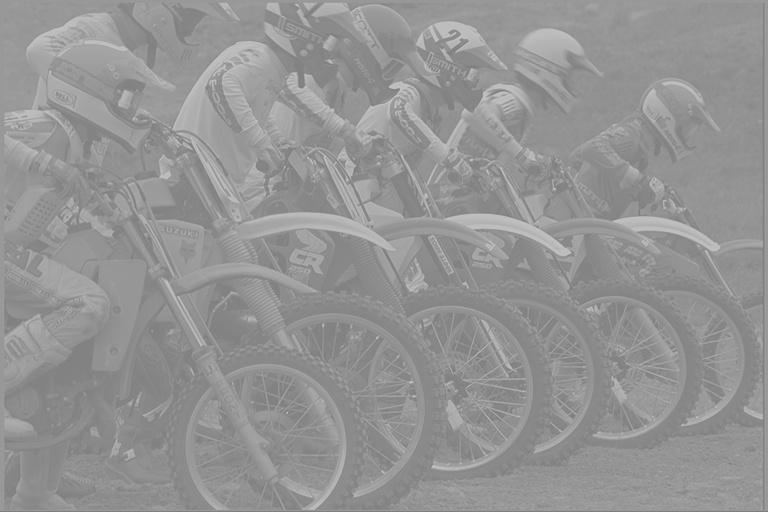
#> input picture pythonProject/data/kodim05.jpg, 768 x 512 px
$ python Histogram.py
#> lines starting #> are read from the running program, lines starting #| are printed output that depends on the picture
import cv2
import numpy as np
from matplotlib import pyplot as plt
plt.rcParams['figure.figsize'] = [15, 5]
from time import time

img = cv2.imread('data/kodim05.jpg')
#> img is the input picture: shape (512, 768, 3); min 122, max 196, mean 147.8
img = cv2.cvtColor(img, cv2.COLOR_BGR2GRAY)
#> img: shape (512, 768)

plt.imshow(img, cmap='gray', vmin=0, vmax=255)
plt.show()

# Строим гистограмму. Количество всех пикселей по каждому цвету
start = time()
rows, cols = img.shape
#> rows = 512; cols = 768
hist = np.zeros(256)
for r in range(rows):
    for c in range(cols):
        hist[img[r,c]] = hist[img[r,c]] + 1
#> after the loop, hist = 256 values, max 16606 at index 147, min 0 at index 0, mean 1536
print('Elapsed time:', time() - start)
plt.plot(np.arange(0, 256), hist)
plt.grid(True)
plt.xlabel('Pixel color'), plt.ylabel('Number of pixels')
plt.show()
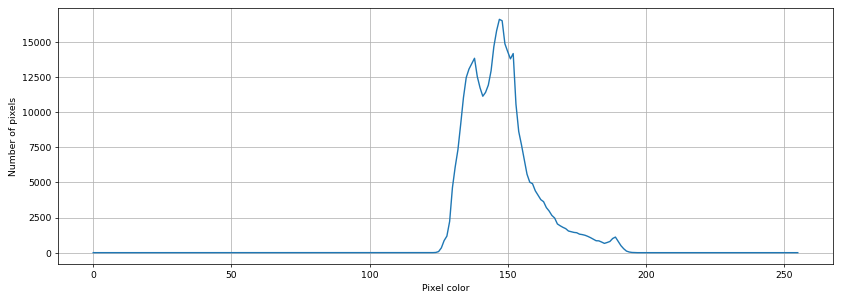
#> figure drawn by matplotlib, 1 panel; curve peaks at x = 147, y = 16606

# На основе данных с гистограммы узнгаем функцию cdf.
cdf = np.zeros(256)
for idx, h in enumerate(hist):
    # Делаем сумму цветов по каждому пикселю начиная от 0 до индекса+1. Таким образом строится функция cdf
    cdf[idx] = np.sum(hist[0:idx+1])
#> after the loop, cdf = 256 values from 0 to 393216
# Нормализуем функцию cdf к от 0 до 1
cdf = cdf/np.sum(hist)
#> cdf = 256 values from 0 to 1
plt.plot(cdf), plt.grid(True)
plt.xlabel('Pixel color'), plt.ylabel('CDF')
plt.show()
#> figure, not shown here; curve peaks at x = 196, y = 1


# На основе функции cdf вытягиваем наш результат. Грубо говоря избавляемся от неиспользуемых цветов и другие часто используемые цвета выравниваем с не часто использемыми
equalized = np.zeros((rows, cols), dtype=np.uint8)#Заполнили массив по количеству строк и колонок с возможными значениями 0-255
for r in range(rows):
    for c in range(cols):
        # Берем каждый пиксель картинки и в зависимости от цвета этого пикселя(к примеру 123) берем значение из массива функции cdf(123).Так как до этого по функции cdf мы посчитали сумму всех цветов пикеселей так вытягивается график нужных цветов
        # Все что было не белое но приблеженное к белому, то становится более светлее, а все что было приблеженное к черному становется темнее
        equalized[r,c] = 255*cdf[img[r,c]]
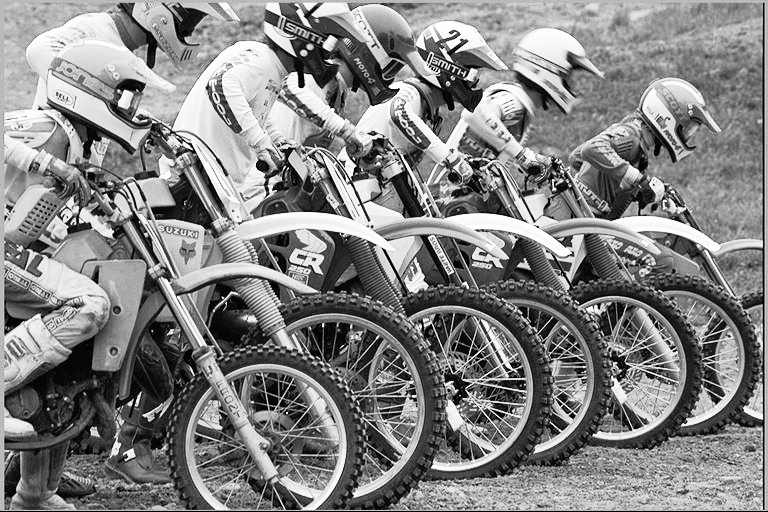
#> equalized: shape (512, 768); min 0, max 255, mean 130.5

plt.subplot(121), plt.imshow(img, cmap='gray', vmin=0, vmax=255)
plt.subplot(122), plt.imshow(equalized, cmap='gray', vmin=0, vmax=255)
plt.show()
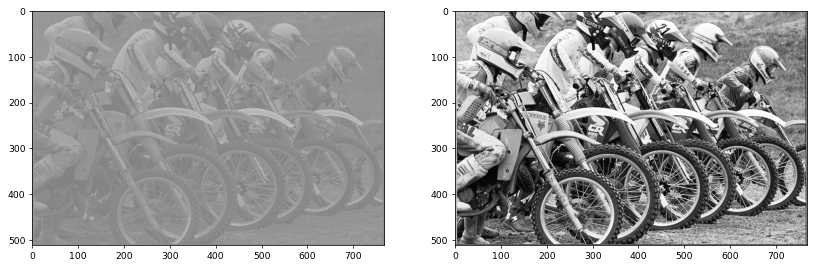
#> figure drawn by matplotlib, 2 panels

# ------------------------------------------------------------------->
# Выше не ефективный способ, долгое вычисление. В нампай есть быстрый метод получения гистограм, еквалайзор(выравнивание по цветам) гистограм без циклов фор.
start = time()
hist, bins = np.histogram(img.ravel(), bins=256, range=(0,255))
#> bins = 257 values from 0 to 255
# Разница в скорости на моем пк
# Elapsed time: 0.1294398307800293
# Elapsed time: 0.00633549690246582
print('Elapsed time:', time() - start)
plt.plot(bins[0:-1]+0.5, hist), plt.grid(True)
plt.show()
#> figure, not shown here; curve peaks at x = 146.9, y = 16606

dst = cv2.equalizeHist(img)
plt.subplot(121), plt.imshow(img, cmap='gray', vmin=0, vmax=255)
plt.subplot(122), plt.imshow(dst, cmap='gray', vmin=0, vmax=255)
plt.show()

# -------------------------------------------------------------------->
# Проблема евалицации гистограммы
img = cv2.imread('data/tire.png')
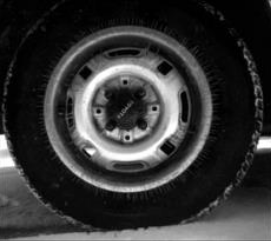
#> input picture pythonProject/data/tire.png, 271 x 241 px
#> img is the input picture: shape (241, 271, 3); min 0, max 255, mean 53.3
img = cv2.cvtColor(img, cv2.COLOR_BGR2GRAY)
#> img: shape (241, 271)

plt.subplot(121), plt.imshow(img, cmap='gray', vmin=0, vmax=255)
plt.subplot(122), plt.imshow(cv2.equalizeHist(img), cmap='gray', vmin=0, vmax=255)
plt.show()
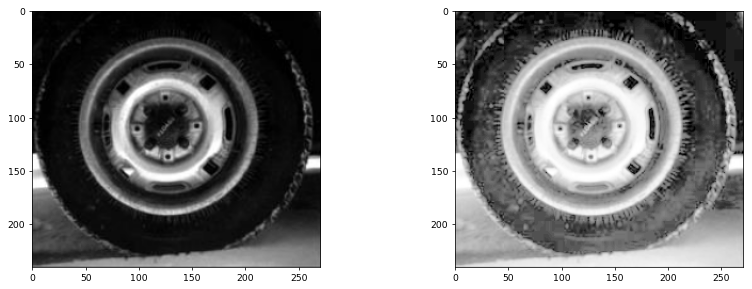
#> figure drawn by matplotlib, 2 panels

# Видно из графика проблему. Черный растет слишком агресивно
hist, bins = np.histogram(img.ravel(), bins=256, range=(0,255))
#> hist = 256 values, max 2615 at index 2, min 20 at index 240, mean 255.1
cdf = np.cumsum(hist/np.sum(hist))
#> cdf = 256 values from 0.0165 to 1
plt.plot(255*cdf), plt.axis('square'), plt.grid(True)
plt.xlabel('Input'), plt.ylabel('Output')
plt.show()
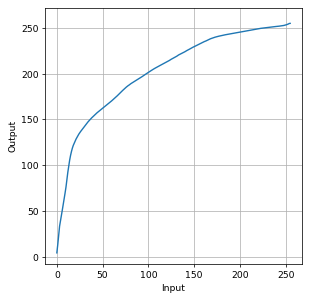
#> figure drawn by matplotlib, 1 panel; curve peaks at x = 255, y = 255

# -------------------------------------------------------------------->
# Для решение проблемы есть специальный метод createCLAHE. Он делит картинку на гриды опредедленного количества и проводит еквализацию гистограммы по каждому отдельному куску что дает более лучший результат
# clipLimit это максимальный агрессивный прирост функции. Не будет агресивно растягивать черные цвета
clahe = cv2.createCLAHE(clipLimit=5.0, tileGridSize=(18, 18))

plt.subplot(131), plt.imshow(img, cmap='gray', vmin=0, vmax=255)
plt.subplot(132), plt.imshow(cv2.equalizeHist(img), cmap='gray', vmin=0, vmax=255)
plt.subplot(133), plt.imshow(clahe.apply(img), cmap='gray', vmin=0, vmax=255)
plt.show()
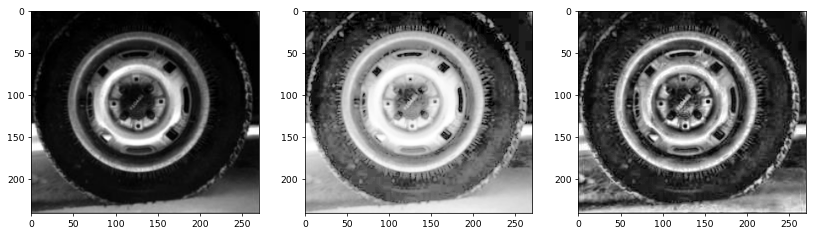
#> figure drawn by matplotlib, 3 panels
